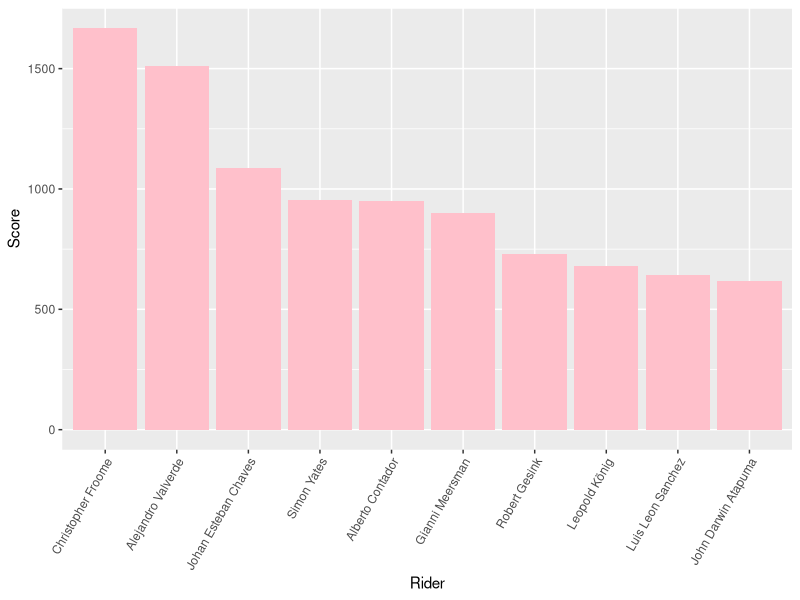
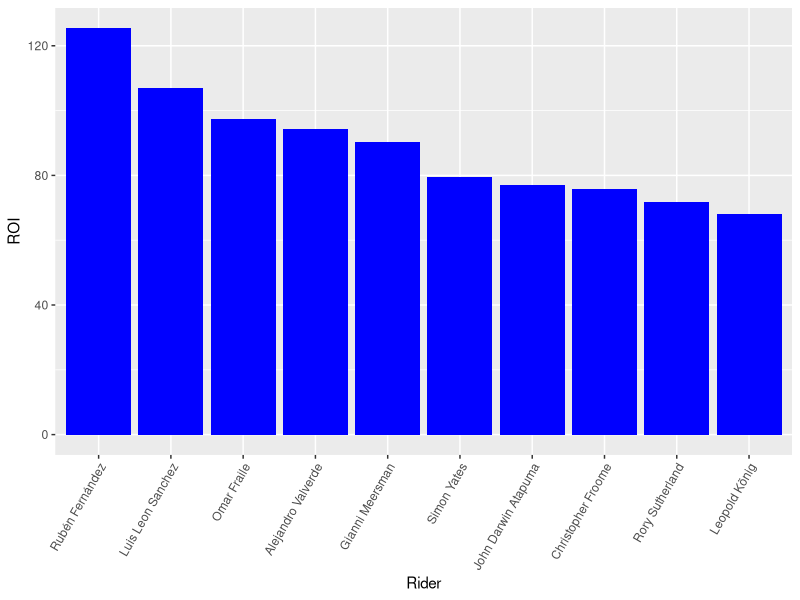
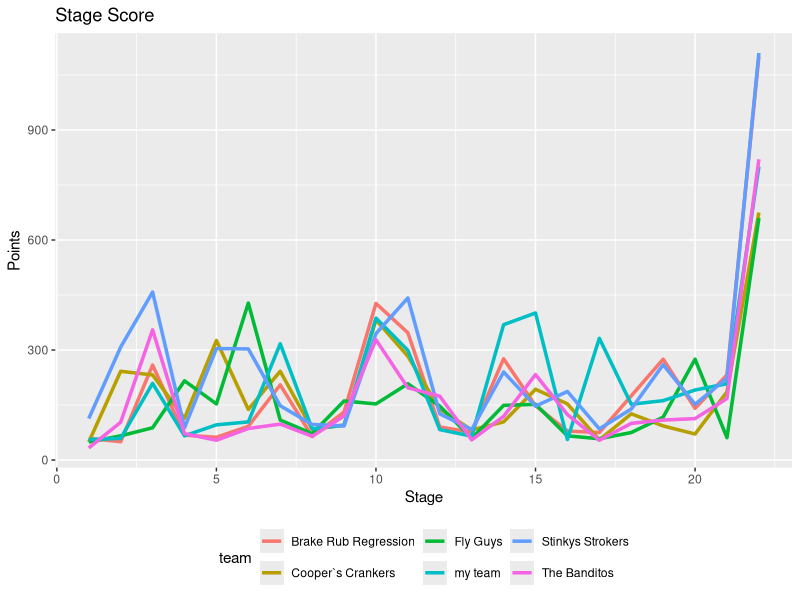
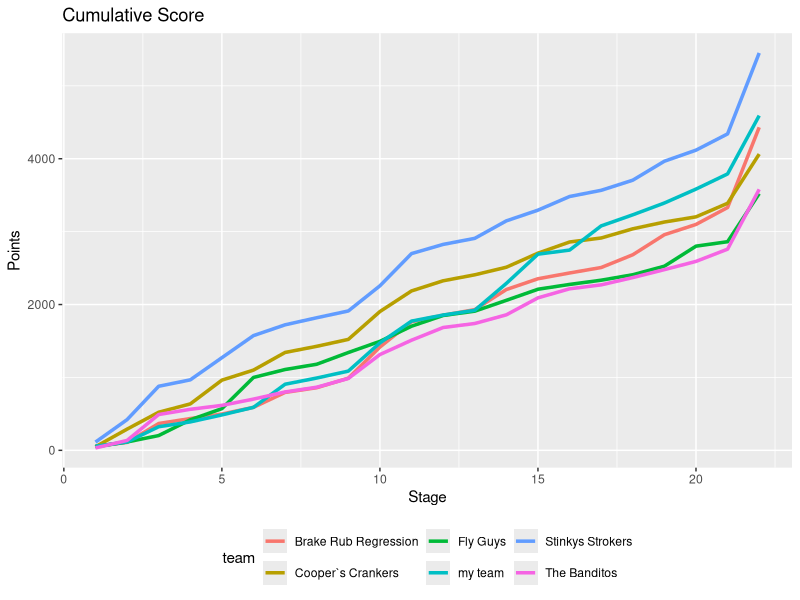

The R source for these figures, in order:
## ---- chunk 1
knitr::opts_chunk$set(echo = TRUE)
## ---- chunk 2

# Open .csv file with Wilston Dads Giro 2016 data
setwd("/home/a_friend/data_analysis/projects/velogames/2016 Vuelta Recap/")
# CS - 131601094614, 4051 - 741602135413, AusBus - 231701090915
vuelta_table_master <- read.csv(file = "vuelta_table_master_131601094614.csv", sep = ",")
colnames(vuelta_table_master) <- gsub("\\.", "", colnames(vuelta_table_master))

require(dplyr)
require(knitr)

# Calculate which riders were the most selected by our teams
rider_cost <- vuelta_table_master %>% 
  filter(stage == 1) %>% 
  group_by("Rider" = rider) %>% 
  summarise("Times Selected" = n()) %>% 
  arrange(desc(`Times Selected`))
kable(rider_cost[1:12,])

# View(vuelta_table_master)
## ---- chunk 3

# require(dplyr)
rider_scores_dplyr <- vuelta_table_master %>% 
  select(rider, stage, Tot) %>% 
  distinct %>% 
  group_by(rider) %>% 
  summarise(sum(Tot)) %>% 
  arrange(desc(`sum(Tot)`))
# View(rider_scores_dplyr)

require(ggplot2)
ggplot(data = rider_scores_dplyr[1:10, ], aes(x = factor(rider_scores_dplyr$rider[1:10]), y = rider_scores_dplyr$`sum(Tot)`[1:10])) + geom_bar(stat = "identity", fill = "pink") + scale_x_discrete(limits = rider_scores_dplyr$rider[1:10]) + xlab("Rider") + ylab("Score") + theme(axis.text.x = element_text(angle = 60, hjust = 1))


## ---- chunk 4

rider_value_dplyr <- vuelta_table_master %>% 
  mutate(ROI = Tot / Cost) %>% 
  select(rider, stage, ROI) %>% 
  distinct %>% 
  group_by(rider) %>% 
  summarise(sum(ROI)) %>% 
  arrange(desc(`sum(ROI)`))
# View(rider_value_dplyr)

ggplot(data = rider_value_dplyr[1:10, ], aes(x = factor(rider_value_dplyr$rider[1:10]), y = rider_value_dplyr$`sum(ROI)`[1:10])) + geom_bar(stat = "identity", fill = "blue") + scale_x_discrete(limits = rider_value_dplyr$rider[1:10]) + xlab("Rider") + ylab("ROI") + theme(axis.text.x = element_text(angle = 60, hjust = 1))

## ---- chunk 5
# This dplyr subset looks at the total points for each
# team overall and lists them in descending order.
team_total <- vuelta_table_master %>% 
  group_by("Team" = team, "Directeur" = directeur) %>% 
  summarise(sum(Tot)) %>% 
  arrange(desc(`sum(Tot)`)) %>% 
  rename("Total" = `sum(Tot)`)
# Display as neat table using 'kable' function
kable(team_total)

## ---- chunk 6

# Team scores by stage
team_scores <- vuelta_table_master %>% 
  group_by(stage, team) %>% 
  summarise(sum(Tot)) %>% 
  arrange(stage, desc(`sum(Tot)`))
ggplot(data = team_scores, aes(x = stage, y = `sum(Tot)`)) + geom_line(aes(colour = team), size = 1.2) + labs(title ="Stage Score", x = "Stage", y = "Points") + theme(legend.position = "bottom")

# Cumulative team scores by stage
team_cu_scores <- vuelta_table_master %>% 
  group_by(stage, team) %>% 
  summarise(sum(Tot)) %>% 
  group_by(team) %>%
  mutate(cu_stage = cumsum(`sum(Tot)`))
# Determine final placings
final_placings <- team_cu_scores %>%
  filter(stage == 21) %>%
  select(team, cu_stage) %>%
  arrange(desc(cu_stage)) %>%
  select(team)
# as.list(final_placings)

# View(team_cu_scores)
# Plot cumulative team scores
ggplot(data = team_cu_scores, aes(x = stage, y = cu_stage, order = (team_cu_scores$team))) + geom_line(aes(colour = team), size = 1.2) + labs(title ="Cumulative Score", x = "Stage", y = "Points") + theme(legend.position = "bottom")

## ---- chunk 7
# This dlplyr filter looks at the top 4 scoring riders from
# the three teams that made the podium.
team_cu_rider_scores <- vuelta_table_master %>% 
  group_by(team, rider) %>% 
  summarise("Rider Total" = sum(Tot)) %>% 
  filter(team %in% final_placings$team[1:3]) %>% 
  arrange(team, desc(`Rider Total`)) %>% 
  top_n(n = 4, wt = `Rider Total`) %>% 
  rename("Rider" = rider, "Team" = team)
kable(team_cu_rider_scores)

## ---- chunk 8
# This dlplyr filter looks at the top 4 scoring riders from
# the three teams that made the podium.
team_bt_rider_scores <- vuelta_table_master %>% 
  group_by(team, rider) %>% 
  summarise("Rider Total" = sum(Tot)) %>% 
  filter(team %in% final_placings$team[(nrow(final_placings)-2):nrow(final_placings)]) %>% 
  arrange(team, desc(`Rider Total`)) %>% 
  top_n(n = 4, wt = `Rider Total`) %>% 
  rename("Rider" = rider, "Team" = team)
# Display as neat table using 'kable'
kable(team_bt_rider_scores)

